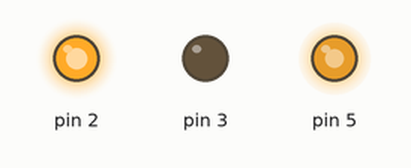
This sketch was run on a simulated Arduino Uno, built with avr-gcc and run on an emulated ATmega328P. On the bench: output pins drawn as LEDs (lit = HIGH).

Above: at 0.05 s.
At 5.95 s:
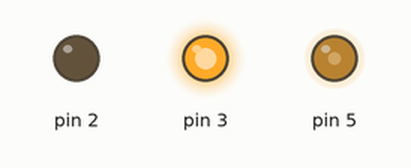
At 8.95 s:
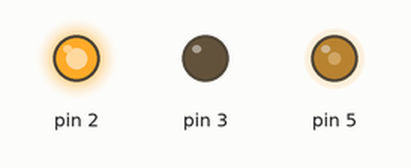
At 11.95 s:
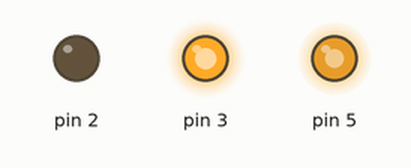
Timing chart, 0 to 15.6 s (numbered marks = the images above):
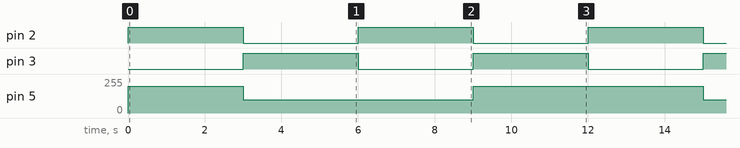

The sketch:

main.ino
```cpp
void setup(){
  pinMode(2,OUTPUT);
  pinMode(3,OUTPUT);
  pinMode(5,OUTPUT);
}

void loop(){
  //adelante a tope
  analogWrite(5,200);
  digitalWrite(2,HIGH);
  digitalWrite(3,LOW);
  delay(3000);
  //atras a media velocidad
  analogWrite(5,100);
  digitalWrite(2,LOW);
  digitalWrite(3,HIGH);
  delay(3000);
  //adelante a media velocidad
  analogWrite(5,100);
  digitalWrite(2,HIGH);
  digitalWrite(3,LOW);
  delay(3000);
  //atras a tope
  analogWrite(5,200);
  digitalWrite(2,LOW);
  digitalWrite(3,HIGH);
  delay(3000);
}
```

Measured:
- by itself, pin 2, pin 3: alternates HIGH for 3.0 s and LOW for 3.0 s
- by itself, pin 5: repeats every 12.0 s: 100/255 6.0 s, 200/255 6.0 s
